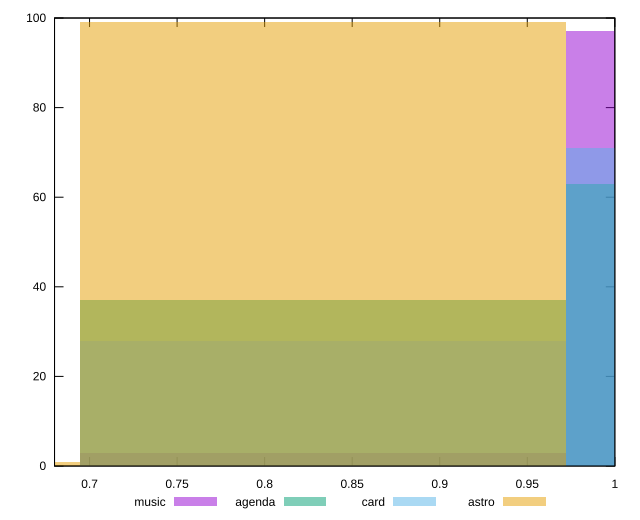

Source code (gnuplot):
reset

$music <<EOF
1.1109346284729906 97
0.833200971354743 3
EOF

$agenda <<EOF
0.833200971354743 37
1.1109346284729906 63
EOF

$card <<EOF
1.1109346284729906 71
0.833200971354743 28
EOF

$astro <<EOF
0.833200971354743 99
0.5554673142364953 1
EOF

set key outside below
set boxwidth 0.27773365711824766
set xrange [0.68:1]
set yrange [0:100]
set trange [0:100]
set style fill transparent solid 0.5 noborder
set terminal svg size 640, 520 enhanced background rgb 'white'
set output "reports/report_00027_2021-02-24T12-40-31.850Z/uses-rel-preconnect/comparison/histogram/all_score.svg"

plot $music title "music" with boxes, \
     $agenda title "agenda" with boxes, \
     $card title "card" with boxes, \
     $astro title "astro" with boxes

reset
